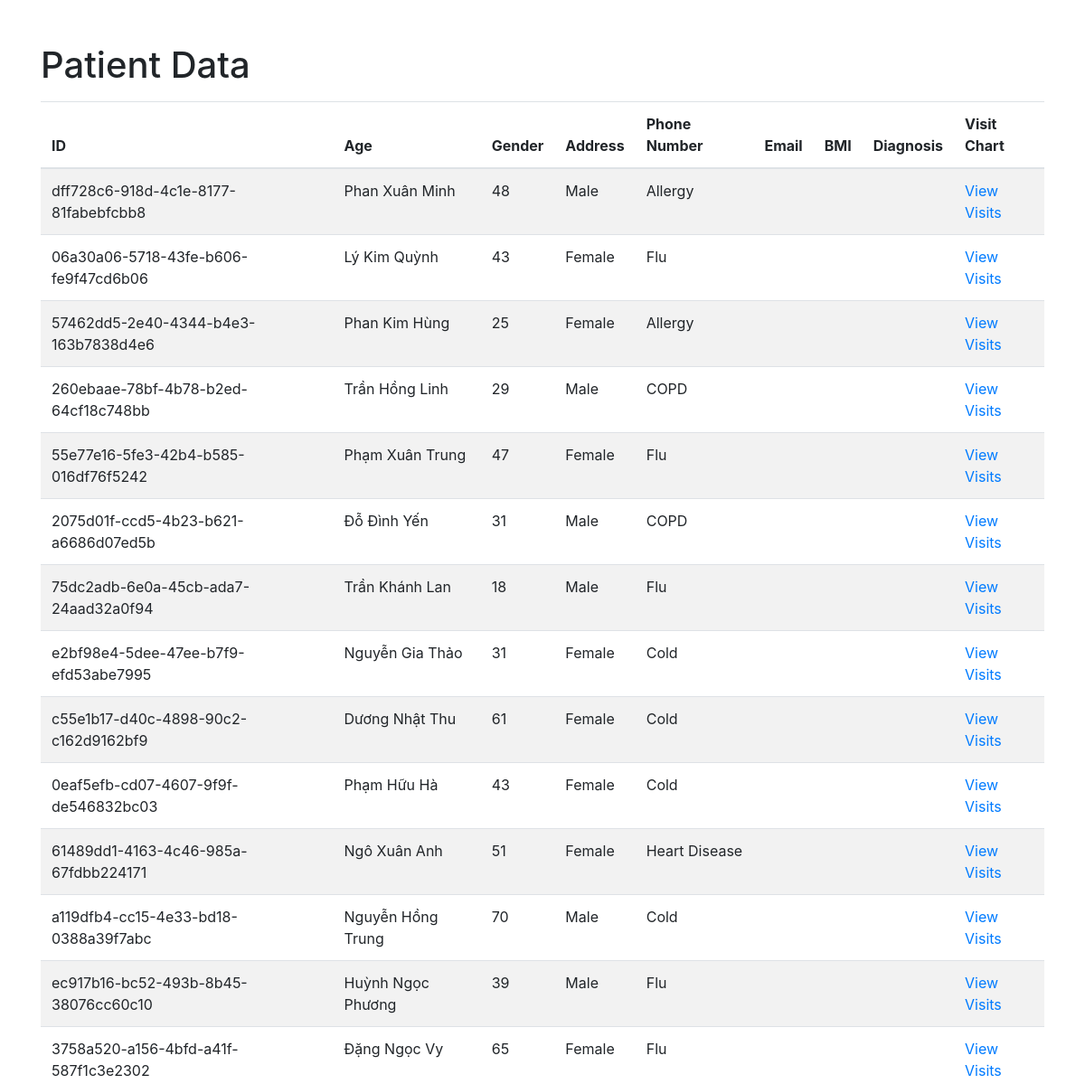
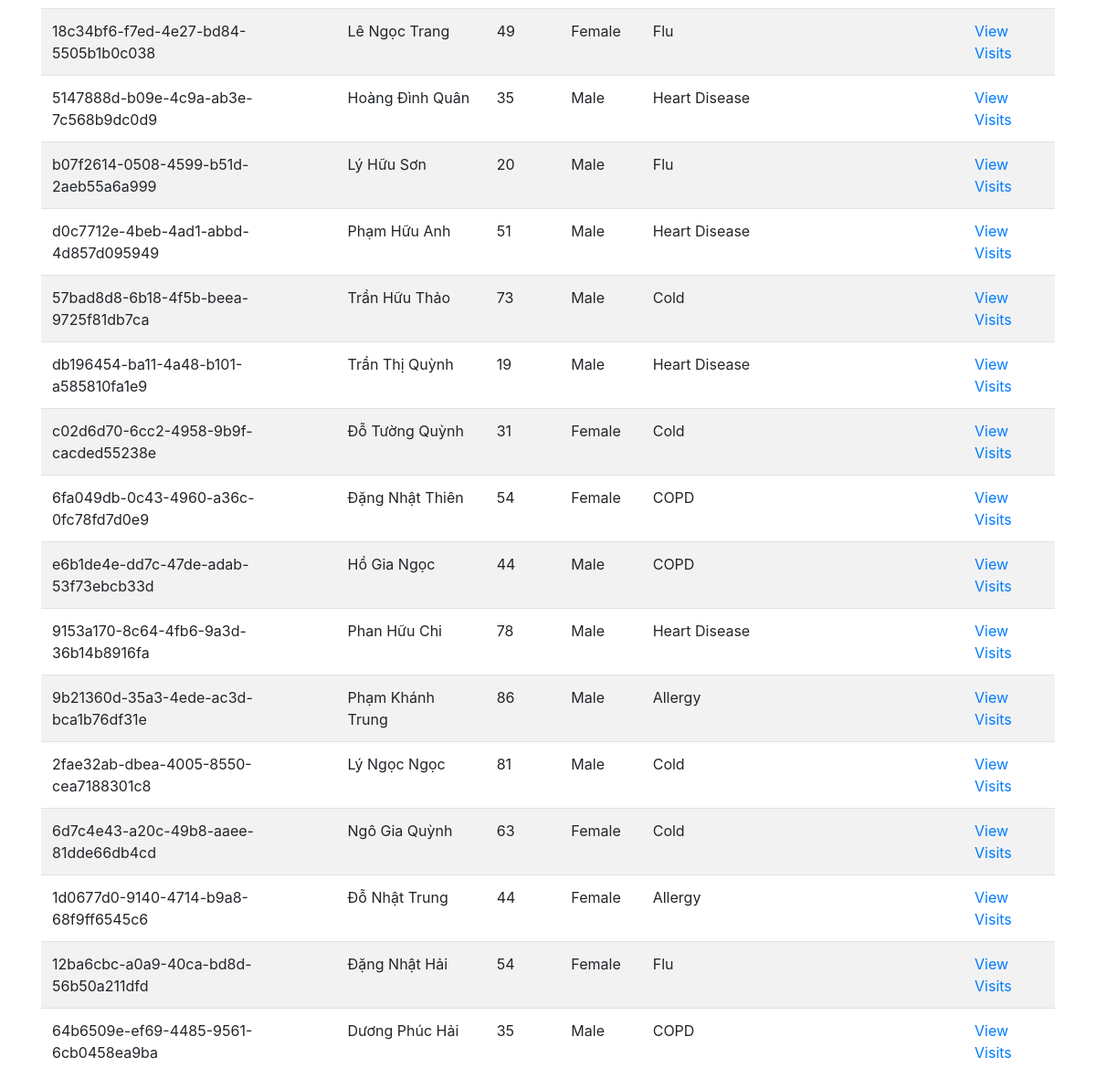
Page /patients on the committed database (2 pictures, top to bottom).
### tables this page shows
CREATE TABLE "patients" (
"patient_id" TEXT,
  "name" TEXT,
  "age" INTEGER,
  "gender" TEXT,
  "diagnosis" TEXT
);

### app.py (the view)
@app.route('/patients', methods=['GET'])
def get_patients():
    conn = sqlite3.connect('data/patients.db')
    cursor = conn.cursor()
    cursor.execute("SELECT * FROM patients")
    patients = cursor.fetchall()
    conn.close()
    return render_template('patients.html', patients=patients)

### templates/patients.html (shortened to what this page needs)
<!DOCTYPE html>
<html lang="en">
<head>
    <link rel="stylesheet" href="https://maxcdn.bootstrapcdn.com/bootstrap/4.5.2/css/bootstrap.min.css">
</head>
<body>
    <div class="container">
        <h1 class="mt-5">Patient Data</h1>
        <table class="table table-striped mt-3">
            <thead>
                <tr>
                    <th>ID</th>
                    <th>Age</th>
                    <th>Gender</th>
                    <th>Address</th>
                    <th>Phone Number</th>
                    <th>Email</th>
                    <th>BMI</th>
                    <th>Diagnosis</th>
                    <th>Visit Chart</th>
                </tr>
            </thead>
            <tbody>
                {% for patient in patients %}
                <tr>
                    <td>{{ patient[0] }}</td>
                    <td>{{ patient[1] }}</td>
                    <td>{{ patient[2] }}</td>
                    <td>{{ patient[3] }}</td>
                    <td>{{ patient[4] }}</td>
                    <td>{{ patient[5] }}</td>
                    <td>{{ patient[6] }}</td>
                    <td>{{ patient[7] }}</td>
                    <td><a href="{{ url_for('get_patient_visits', patient_id=patient[0]) }}">View Visits</a></td>
                </tr>
                {% endfor %}
            </tbody>
        </table>
    </div>
</body>
</html>

### rows in the picture
patients: patient "dff728c6-918d-4c1e-8177-81fabebfcbb8", name "Phan Xuân Minh", age "48", gender "Male", diagnosis "Allergy"
patients: patient "06a30a06-5718-43fe-b606-fe9f47cd6b06", name "Lý Kim Quỳnh", age "43", gender "Female", diagnosis "Flu"
patients: patient "57462dd5-2e40-4344-b4e3-163b7838d4e6", name "Phan Kim Hùng", age "25", gender "Female", diagnosis "Allergy"
patients: patient "260ebaae-78bf-4b78-b2ed-64cf18c748bb", name "Trần Hồng Linh", age "29", gender "Male", diagnosis "COPD"
patients: patient "55e77e16-5fe3-42b4-b585-016df76f5242", name "Phạm Xuân Trung", age "47", gender "Female", diagnosis "Flu"
patients: patient "2075d01f-ccd5-4b23-b621-a6686d07ed5b", name "Đỗ Đình Yến", age "31", gender "Male", diagnosis "COPD"
patients: patient "75dc2adb-6e0a-45cb-ada7-24aad32a0f94", name "Trần Khánh Lan", age "18", gender "Male", diagnosis "Flu"
patients: patient "e2bf98e4-5dee-47ee-b7f9-efd53abe7995", name "Nguyễn Gia Thảo", age "31", gender "Female", diagnosis "Cold"
patients: patient "c55e1b17-d40c-4898-90c2-c162d9162bf9", name "Dương Nhật Thu", age "61", gender "Female", diagnosis "Cold"
patients: patient "0eaf5efb-cd07-4607-9f9f-de546832bc03", name "Phạm Hữu Hà", age "43", gender "Female", diagnosis "Cold"
patients: patient "61489dd1-4163-4c46-985a-67fdbb224171", name "Ngô Xuân Anh", age "51", gender "Female", diagnosis "Heart Disease"
patients: patient "a119dfb4-cc15-4e33-bd18-0388a39f7abc", name "Nguyễn Hồng Trung", age "70", gender "Male", diagnosis "Cold"
patients: patient "ec917b16-bc52-493b-8b45-38076cc60c10", name "Huỳnh Ngọc Phương", age "39", gender "Male", diagnosis "Flu"
patients: patient "3758a520-a156-4bfd-a41f-587f1c3e2302", name "Đặng Ngọc Vy", age "65", gender "Female", diagnosis "Flu"
patients: patient "18c34bf6-f7ed-4e27-bd84-5505b1b0c038", name "Lê Ngọc Trang", age "49", gender "Female", diagnosis "Flu"
patients: patient "5147888d-b09e-4c9a-ab3e-7c568b9dc0d9", name "Hoàng Đình Quân", age "35", gender "Male", diagnosis "Heart Disease"
patients: patient "b07f2614-0508-4599-b51d-2aeb55a6a999", name "Lý Hữu Sơn", age "20", gender "Male", diagnosis "Flu"
patients: patient "d0c7712e-4beb-4ad1-abbd-4d857d095949", name "Phạm Hữu Anh", age "51", gender "Male", diagnosis "Heart Disease"
patients: patient "57bad8d8-6b18-4f5b-beea-9725f81db7ca", name "Trần Hữu Thảo", age "73", gender "Male", diagnosis "Cold"
patients: patient "db196454-ba11-4a48-b101-a585810fa1e9", name "Trần Thị Quỳnh", age "19", gender "Male", diagnosis "Heart Disease"
patients: patient "c02d6d70-6cc2-4958-9b9f-cacded55238e", name "Đỗ Tường Quỳnh", age "31", gender "Female", diagnosis "Cold"
patients: patient "6fa049db-0c43-4960-a36c-0fc78fd7d0e9", name "Đặng Nhật Thiên", age "54", gender "Female", diagnosis "COPD"
patients: patient "e6b1de4e-dd7c-47de-adab-53f73ebcb33d", name "Hồ Gia Ngọc", age "44", gender "Male", diagnosis "COPD"
patients: patient "9153a170-8c64-4fb6-9a3d-36b14b8916fa", name "Phan Hữu Chi", age "78", gender "Male", diagnosis "Heart Disease"
patients: patient "9b21360d-35a3-4ede-ac3d-bca1b76df31e", name "Phạm Khánh Trung", age "86", gender "Male", diagnosis "Allergy"
patients: patient "2fae32ab-dbea-4005-8550-cea7188301c8", name "Lý Ngọc Ngọc", age "81", gender "Male", diagnosis "Cold"
patients: patient "6d7c4e43-a20c-49b8-aaee-81dde66db4cd", name "Ngô Gia Quỳnh", age "63", gender "Female", diagnosis "Cold"
patients: patient "1d0677d0-9140-4714-b9a8-68f9ff6545c6", name "Đỗ Nhật Trung", age "44", gender "Female", diagnosis "Allergy"
patients: patient "12ba6cbc-a0a9-40ca-bd8d-56b50a211dfd", name "Đặng Nhật Hải", age "54", gender "Female", diagnosis "Flu"
patients: patient "64b6509e-ef69-4485-9561-6cb0458ea9ba", name "Dương Phúc Hải", age "35", gender "Male", diagnosis "COPD"
